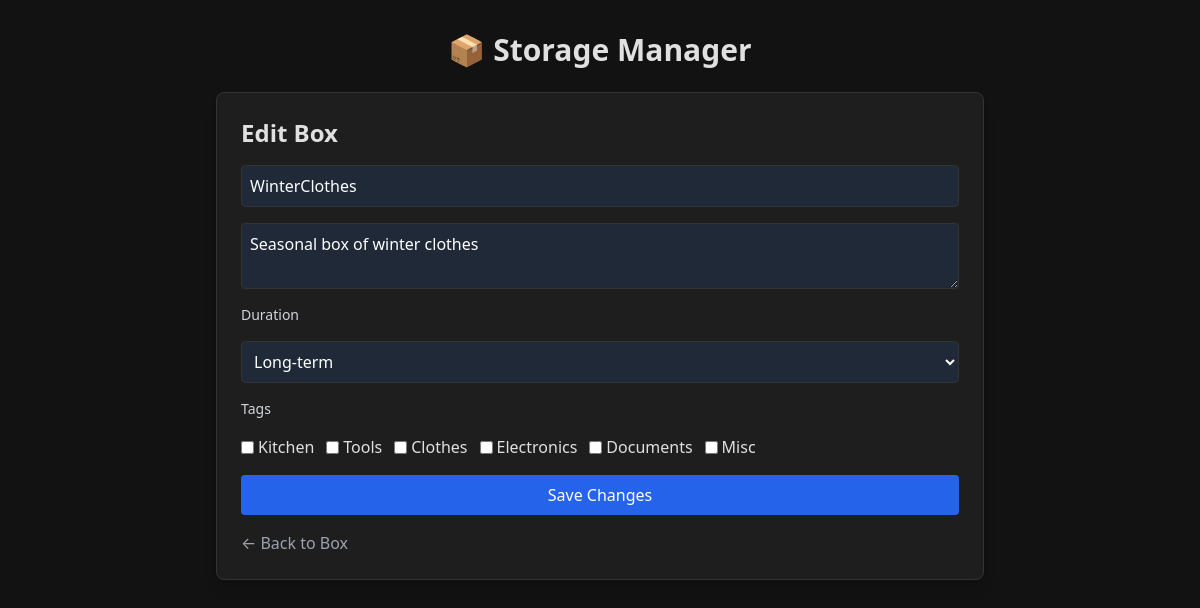
Before: /box/1/edit with the older database file.
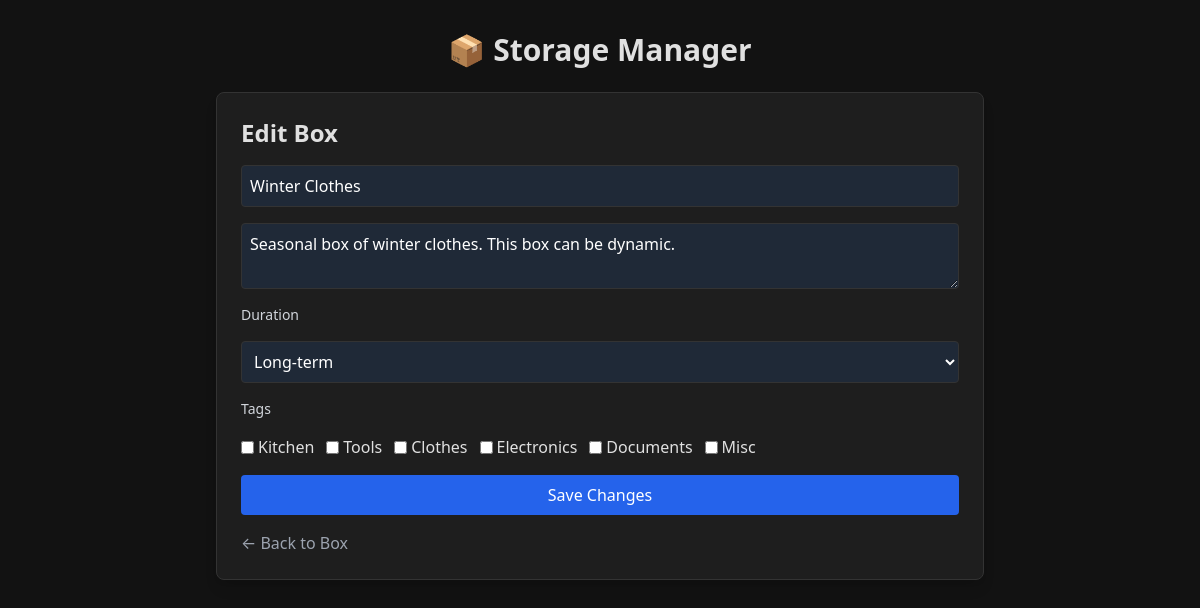
After: the same page with the newer database file.
### tables this page shows
CREATE TABLE boxes (
            id INTEGER PRIMARY KEY AUTOINCREMENT,
            box_name TEXT NOT NULL,
            description TEXT
        );

### app.py (the view)
@app.route("/box/<int:box_id>/edit", methods=["GET", "POST"])
def edit_box(box_id):
    conn = get_db()
    c = conn.cursor()
    if request.method == "POST":
        name = request.form["box_name"]
        desc = request.form.get("description", "")
        duration = request.form.get("duration", "")
        tags = request.form.getlist("tags")  # multiple checkboxes → list
        tags_str = ",".join(tags)
        c.execute(
            "UPDATE boxes SET box_name=?, description=?, duration=?, tags=? WHERE id=?",
            (name, desc, duration, tags_str, box_id),
        )
        conn.commit()
        conn.close()
        flash("Box updated successfully!", "success")
        return redirect(url_for("view_box", box_id=box_id))
    else:
        c.execute("SELECT * FROM boxes WHERE id=?", (box_id,))
        box = c.fetchone()
        conn.close()
        return render_template("edit_box.html", box=box)

### app.py (called while the page is built)
def get_db():
    conn = sqlite3.connect(DB)
    conn.row_factory = sqlite3.Row  # <-- enables dict-like access
    return conn

### templates/edit_box.html (shortened to what this page needs)
{% extends "layout.html" %}
{% block content %}
<h2 class="text-2xl font-semibold mb-4">Edit Box</h2>
<form method="POST" class="flex flex-col gap-4">
  <input name="box_name" value="{{ box['box_name'] }}" class="p-2 rounded border bg-gray-800 text-white" required>
  <textarea name="description" class="p-2 rounded border bg-gray-800 text-white">{{ box['description'] }}</textarea>
  <label class="text-sm text-gray-300">Duration</label>
  <select name="duration" class="p-2 rounded border bg-gray-800 text-white">
    {% for option in ['long-term', 'short-term', 'seasonal'] %}
      <option value="{{ option }}" {% if box['duration'] == option %}selected{% endif %}>{{ option|capitalize }}</option>
    {% endfor %}
  </select>
  <label class="text-sm text-gray-300">Tags</label>
  <div class="flex flex-wrap gap-3">
    {% for tag in ['Kitchen','Tools','Clothes','Electronics','Documents','Misc'] %}
      <label class="flex items-center gap-1">
        <input type="checkbox" name="tags" value="{{ tag }}"
               class="form-checkbox bg-gray-700 text-blue-500">
        <span>{{ tag }}</span>
      </label>
    {% endfor %}
  </div>
  <button type="submit" class="bg-blue-600 hover:bg-blue-500 text-white py-2 rounded">Save Changes</button>
</form>
<a href="{{ url_for('view_box', box_id=box['id']) }}" class="text-gray-400 mt-4 inline-block">← Back to Box</a>
{% endblock %}

Changed rows visible on the page:
changed boxes: box_name "WinterClothes" → "Winter Clothes"; description "Seasonal box of winter clothes" → "Seasonal box of winter clothes. This box can be dynamic."
